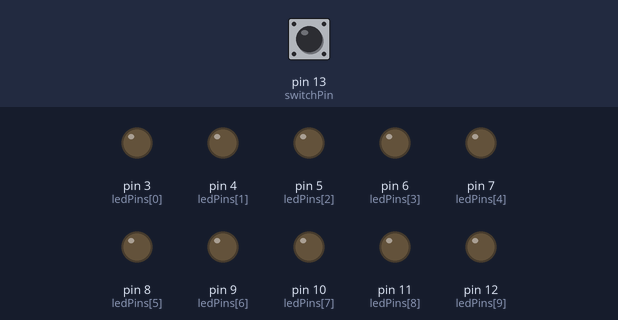
This sketch was run on a simulated Arduino Uno, built with avr-gcc and run on an emulated ATmega328P. Parts: output pins drawn as LEDs (lit = HIGH). The test bench sets the inputs (shaded band); at power-on: pin 13 (switchPin) LOW.

Above: at 1.2 s.
1.3 s: pin 13 (switchPin) pulled HIGH for 0.15 s
At 4.5 s:
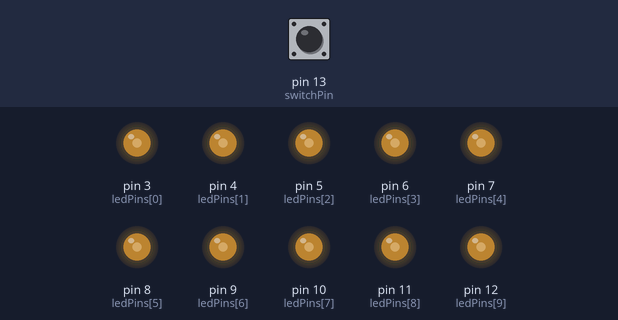
7.5 s: pin 13 (switchPin) pulled HIGH for 3.2 s
At 10.4 s:
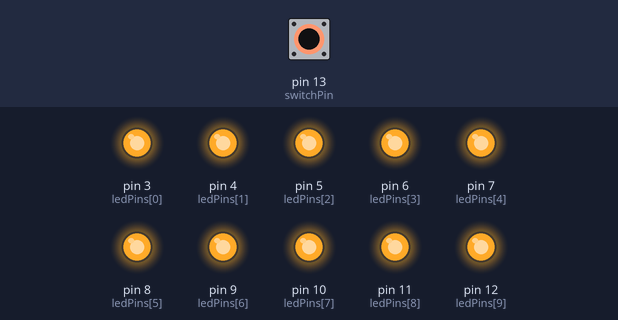
16.6 s: pin 13 (switchPin) pulled HIGH for 1 s
At 16.91 s:
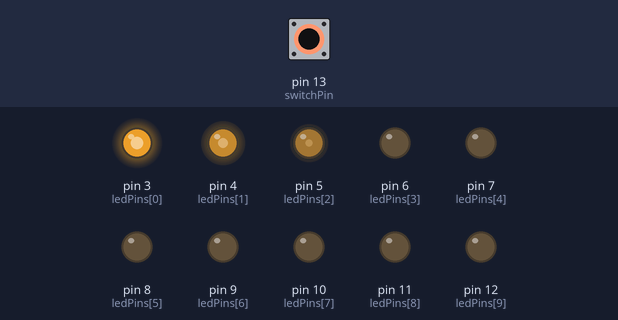
23.6 s: pin 13 (switchPin) pulled HIGH for 3.2 s
Timing chart, 0 to 29.9 s (numbered marks = the images above; inputs shaded):
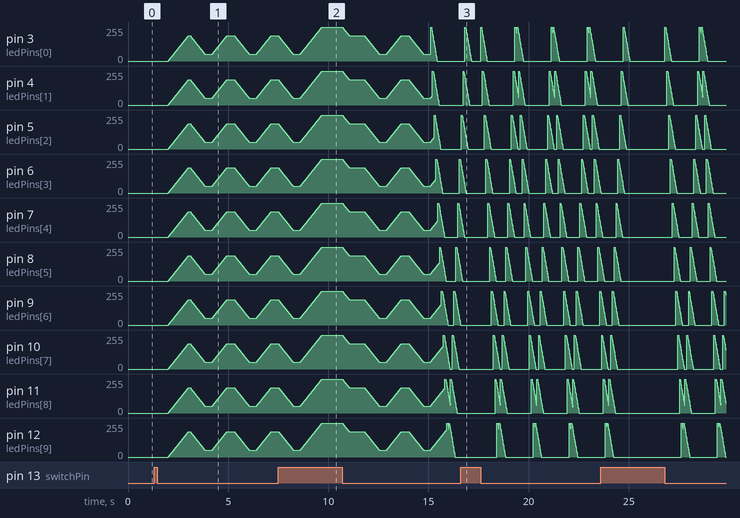

The sketch:

Cylon_V4_ino.ino
```cpp
#include <SoftPWM.h>

int cylonDelay = 45;
int cylonFadeup = 0;
int cylonFadedown = 300;
int pulseFade = 1500;
int pulsePause = 1100;
int noFade = 0;
int switchPin = 13;
int ledPins[] = {3,4,5,6,7,8,9,10,11,12};

void setup()
{
  // Initialize
  SoftPWMBegin();
  pinMode(switchPin, INPUT);
  for(int i=0; i<=9; i++) {
      SoftPWMSet(ledPins[i], 0);
  }

}

void loop() {
  // MOT bypass function
  if (digitalRead(switchPin) == HIGH)  {
    for(int i=0; i<=9; i++) {
      digitalWrite(ledPins[i], HIGH);
    }
  }

  // Light all diodes for 2s for with no delay for instant braking
  else if  (millis() <= 2000) {
  for(int i=0; i<=9; i++) {
      digitalWrite(ledPins[i], HIGH);
    }
  }

  // After 2s slow pulse all diodes for 13s more
  else if (millis() <= 15000) {
  for(int i=0; i<=9; i++) {
      SoftPWMSetFadeTime(ledPins[i], pulseFade, pulseFade);
    }
      SoftPWMSetPercent(ALL, 75);
        delay(pulsePause);
      SoftPWMSetPercent(ALL, 20);
        delay(pulsePause);
      SoftPWMSetPercent(ALL, 100);
  }

  // After 15s, cylon routine starts
  else {
  // loop from right to left:
  for(int i=0; i<=9; i++) {
      SoftPWMSetFadeTime(ledPins[i], cylonFadeup, cylonFadedown);
      SoftPWMSetPercent(ledPins[i], 100);
        delay(cylonDelay);
      SoftPWMSetPercent(ledPins[i], 0);
        delay(cylonDelay);
    }
  // loop from left to right:
  for(int i=9; i>=0; i--) {
      SoftPWMSetPercent(ledPins[i], 100);
        delay(cylonDelay);
      SoftPWMSetPercent(ledPins[i], 0);
        delay(cylonDelay);
    }
  }
}
```
